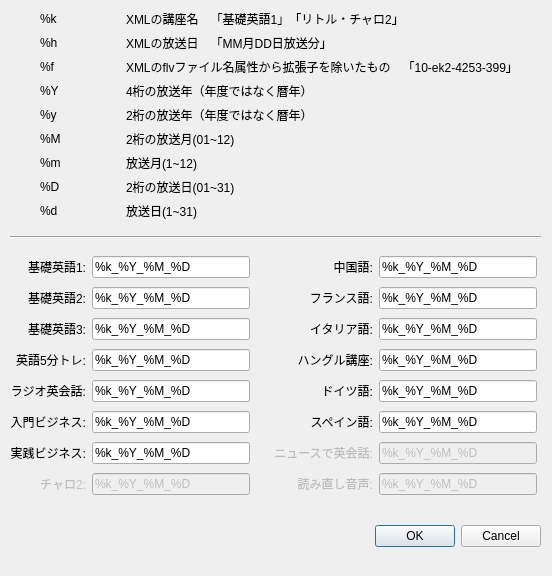
<?xml version="1.0" encoding="UTF-8"?>
<ui version="4.0">
 <class>CustomizeDialogClass</class>
 <widget class="QDialog" name="CustomizeDialogClass">
  <property name="windowModality">
   <enum>Qt::ApplicationModal</enum>
  </property>
  <property name="geometry">
   <rect>
    <x>0</x>
    <y>0</y>
    <width>552</width>
    <height>576</height>
   </rect>
  </property>
  <property name="minimumSize">
   <size>
    <width>552</width>
    <height>576</height>
   </size>
  </property>
  <property name="maximumSize">
   <size>
    <width>552</width>
    <height>576</height>
   </size>
  </property>
  <property name="windowTitle">
   <string>カスタマイズ</string>
  </property>
  <widget class="QDialogButtonBox" name="buttonBox">
   <property name="geometry">
    <rect>
     <x>200</x>
     <y>520</y>
     <width>341</width>
     <height>32</height>
    </rect>
   </property>
   <property name="orientation">
    <enum>Qt::Horizontal</enum>
   </property>
   <property name="standardButtons">
    <set>QDialogButtonBox::Cancel|QDialogButtonBox::Ok</set>
   </property>
  </widget>
  <widget class="QWidget" name="gridLayoutWidget">
   <property name="geometry">
    <rect>
     <x>10</x>
     <y>253</y>
     <width>527</width>
     <height>248</height>
    </rect>
   </property>
   <layout class="QGridLayout" name="gridLayout">
    <item row="0" column="4">
     <widget class="QLineEdit" name="lineEdit_9">
      <property name="text">
       <string>%k_%Y_%M_%D</string>
      </property>
     </widget>
    </item>
    <item row="1" column="4">
     <widget class="QLineEdit" name="lineEdit_10">
      <property name="text">
       <string>%k_%Y_%M_%D</string>
      </property>
     </widget>
    </item>
    <item row="2" column="4">
     <widget class="QLineEdit" name="lineEdit_11">
      <property name="text">
       <string>%k_%Y_%M_%D</string>
      </property>
     </widget>
    </item>
    <item row="3" column="4">
     <widget class="QLineEdit" name="lineEdit_12">
      <property name="text">
       <string>%k_%Y_%M_%D</string>
      </property>
     </widget>
    </item>
    <item row="4" column="4">
     <widget class="QLineEdit" name="lineEdit_13">
      <property name="text">
       <string>%k_%Y_%M_%D</string>
      </property>
     </widget>
    </item>
    <item row="5" column="4">
     <widget class="QLineEdit" name="lineEdit_14">
      <property name="text">
       <string>%k_%Y_%M_%D</string>
      </property>
     </widget>
    </item>
    <item row="6" column="4">
     <widget class="QLineEdit" name="lineEdit_15">
      <property name="enabled">
       <bool>false</bool>
      </property>
      <property name="text">
       <string>%k_%Y_%M_%D</string>
      </property>
     </widget>
    </item>
    <item row="7" column="4">
     <widget class="QLineEdit" name="lineEdit_16">
      <property name="enabled">
       <bool>false</bool>
      </property>
      <property name="text">
       <string>%k_%Y_%M_%D</string>
      </property>
     </widget>
    </item>
    <item row="0" column="3">
     <widget class="QLabel" name="label_9">
      <property name="text">
       <string>中国語:</string>
      </property>
      <property name="alignment">
       <set>Qt::AlignRight|Qt::AlignTrailing|Qt::AlignVCenter</set>
      </property>
     </widget>
    </item>
    <item row="1" column="3">
     <widget class="QLabel" name="label_10">
      <property name="text">
       <string>フランス語:</string>
      </property>
      <property name="alignment">
       <set>Qt::AlignRight|Qt::AlignTrailing|Qt::AlignVCenter</set>
      </property>
     </widget>
    </item>
    <item row="2" column="3">
     <widget class="QLabel" name="label_11">
      <property name="text">
       <string>イタリア語:</string>
      </property>
      <property name="alignment">
       <set>Qt::AlignRight|Qt::AlignTrailing|Qt::AlignVCenter</set>
      </property>
     </widget>
    </item>
    <item row="3" column="3">
     <widget class="QLabel" name="label_12">
      <property name="text">
       <string>ハングル講座:</string>
      </property>
      <property name="alignment">
       <set>Qt::AlignRight|Qt::AlignTrailing|Qt::AlignVCenter</set>
      </property>
     </widget>
    </item>
    <item row="4" column="3">
     <widget class="QLabel" name="label_13">
      <property name="text">
       <string>ドイツ語:</string>
      </property>
      <property name="alignment">
       <set>Qt::AlignRight|Qt::AlignTrailing|Qt::AlignVCenter</set>
      </property>
     </widget>
    </item>
    <item row="5" column="3">
     <widget class="QLabel" name="label_14">
      <property name="text">
       <string>スペイン語:</string>
      </property>
      <property name="alignment">
       <set>Qt::AlignRight|Qt::AlignTrailing|Qt::AlignVCenter</set>
      </property>
     </widget>
    </item>
    <item row="6" column="3">
     <widget class="QLabel" name="label_15">
      <property name="enabled">
       <bool>false</bool>
      </property>
      <property name="text">
       <string>ニュースで英会話:</string>
      </property>
      <property name="alignment">
       <set>Qt::AlignRight|Qt::AlignTrailing|Qt::AlignVCenter</set>
      </property>
     </widget>
    </item>
    <item row="7" column="3">
     <widget class="QLabel" name="label_16">
      <property name="enabled">
       <bool>false</bool>
      </property>
      <property name="text">
       <string>読み直し音声:</string>
      </property>
      <property name="alignment">
       <set>Qt::AlignRight|Qt::AlignTrailing|Qt::AlignVCenter</set>
      </property>
     </widget>
    </item>
    <item row="7" column="0">
     <widget class="QLabel" name="label_8">
      <property name="enabled">
       <bool>false</bool>
      </property>
      <property name="text">
       <string>チャロ2:</string>
      </property>
      <property name="alignment">
       <set>Qt::AlignRight|Qt::AlignTrailing|Qt::AlignVCenter</set>
      </property>
     </widget>
    </item>
    <item row="7" column="1">
     <widget class="QLineEdit" name="lineEdit_8">
      <property name="enabled">
       <bool>false</bool>
      </property>
      <property name="text">
       <string>%k_%Y_%M_%D</string>
      </property>
     </widget>
    </item>
    <item row="6" column="0">
     <widget class="QLabel" name="label_7">
      <property name="text">
       <string>実践ビジネス:</string>
      </property>
      <property name="alignment">
       <set>Qt::AlignRight|Qt::AlignTrailing|Qt::AlignVCenter</set>
      </property>
     </widget>
    </item>
    <item row="6" column="1">
     <widget class="QLineEdit" name="lineEdit_7">
      <property name="text">
       <string>%k_%Y_%M_%D</string>
      </property>
     </widget>
    </item>
    <item row="5" column="0">
     <widget class="QLabel" name="label_6">
      <property name="text">
       <string>入門ビジネス:</string>
      </property>
      <property name="alignment">
       <set>Qt::AlignRight|Qt::AlignTrailing|Qt::AlignVCenter</set>
      </property>
     </widget>
    </item>
    <item row="5" column="1">
     <widget class="QLineEdit" name="lineEdit_6">
      <property name="text">
       <string>%k_%Y_%M_%D</string>
      </property>
     </widget>
    </item>
    <item row="4" column="0">
     <widget class="QLabel" name="label_5">
      <property name="text">
       <string>ラジオ英会話:</string>
      </property>
      <property name="alignment">
       <set>Qt::AlignRight|Qt::AlignTrailing|Qt::AlignVCenter</set>
      </property>
     </widget>
    </item>
    <item row="4" column="1">
     <widget class="QLineEdit" name="lineEdit_5">
      <property name="text">
       <string>%k_%Y_%M_%D</string>
      </property>
     </widget>
    </item>
    <item row="3" column="0">
     <widget class="QLabel" name="label_4">
      <property name="text">
       <string>英語5分トレ:</string>
      </property>
      <property name="alignment">
       <set>Qt::AlignRight|Qt::AlignTrailing|Qt::AlignVCenter</set>
      </property>
     </widget>
    </item>
    <item row="3" column="1">
     <widget class="QLineEdit" name="lineEdit_4">
      <property name="text">
       <string>%k_%Y_%M_%D</string>
      </property>
     </widget>
    </item>
    <item row="2" column="0">
     <widget class="QLabel" name="label_3">
      <property name="text">
       <string>基礎英語3:</string>
      </property>
      <property name="alignment">
       <set>Qt::AlignRight|Qt::AlignTrailing|Qt::AlignVCenter</set>
      </property>
     </widget>
    </item>
    <item row="2" column="1">
     <widget class="QLineEdit" name="lineEdit_3">
      <property name="text">
       <string>%k_%Y_%M_%D</string>
      </property>
     </widget>
    </item>
    <item row="1" column="1">
     <widget class="QLineEdit" name="lineEdit_2">
      <property name="text">
       <string>%k_%Y_%M_%D</string>
      </property>
     </widget>
    </item>
    <item row="1" column="0">
     <widget class="QLabel" name="label_2">
      <property name="text">
       <string>基礎英語2:</string>
      </property>
      <property name="alignment">
       <set>Qt::AlignRight|Qt::AlignTrailing|Qt::AlignVCenter</set>
      </property>
     </widget>
    </item>
    <item row="0" column="1">
     <widget class="QLineEdit" name="lineEdit">
      <property name="toolTip">
       <string/>
      </property>
      <property name="text">
       <string>%k_%Y_%M_%D</string>
      </property>
     </widget>
    </item>
    <item row="0" column="0">
     <widget class="QLabel" name="label">
      <property name="text">
       <string>基礎英語1:</string>
      </property>
      <property name="alignment">
       <set>Qt::AlignRight|Qt::AlignTrailing|Qt::AlignVCenter</set>
      </property>
     </widget>
    </item>
    <item row="3" column="2">
     <widget class="QLabel" name="label_17">
      <property name="text">
       <string>　</string>
      </property>
     </widget>
    </item>
   </layout>
  </widget>
  <widget class="QWidget" name="gridLayoutWidget_2">
   <property name="geometry">
    <rect>
     <x>40</x>
     <y>10</y>
     <width>478</width>
     <height>210</height>
    </rect>
   </property>
   <layout class="QGridLayout" name="gridLayout_2">
    <item row="0" column="0">
     <widget class="QLabel" name="label_18">
      <property name="text">
       <string>%k</string>
      </property>
     </widget>
    </item>
    <item row="0" column="1">
     <widget class="QLabel" name="label_29">
      <property name="text">
       <string>XMLの講座名　「基礎英語1」「リトル・チャロ2」</string>
      </property>
     </widget>
    </item>
    <item row="1" column="0">
     <widget class="QLabel" name="label_19">
      <property name="text">
       <string>%h</string>
      </property>
     </widget>
    </item>
    <item row="1" column="1">
     <widget class="QLabel" name="label_30">
      <property name="text">
       <string>XMLの放送日　「MM月DD日放送分」</string>
      </property>
     </widget>
    </item>
    <item row="2" column="0">
     <widget class="QLabel" name="label_20">
      <property name="text">
       <string>%f</string>
      </property>
     </widget>
    </item>
    <item row="2" column="1">
     <widget class="QLabel" name="label_31">
      <property name="text">
       <string>XMLのflvファイル名属性から拡張子を除いたもの　「10-ek2-4253-399」</string>
      </property>
     </widget>
    </item>
    <item row="3" column="0">
     <widget class="QLabel" name="label_23">
      <property name="text">
       <string>%Y</string>
      </property>
     </widget>
    </item>
    <item row="3" column="1">
     <widget class="QLabel" name="label_34">
      <property name="text">
       <string>4桁の放送年（年度ではなく暦年）</string>
      </property>
     </widget>
    </item>
    <item row="4" column="0">
     <widget class="QLabel" name="label_24">
      <property name="text">
       <string>%y</string>
      </property>
     </widget>
    </item>
    <item row="4" column="1">
     <widget class="QLabel" name="label_35">
      <property name="text">
       <string>2桁の放送年（年度ではなく暦年）</string>
      </property>
     </widget>
    </item>
    <item row="5" column="0">
     <widget class="QLabel" name="label_25">
      <property name="text">
       <string>%M</string>
      </property>
     </widget>
    </item>
    <item row="5" column="1">
     <widget class="QLabel" name="label_36">
      <property name="text">
       <string>2桁の放送月(01~12)</string>
      </property>
     </widget>
    </item>
    <item row="6" column="0">
     <widget class="QLabel" name="label_26">
      <property name="text">
       <string>%m</string>
      </property>
     </widget>
    </item>
    <item row="6" column="1">
     <widget class="QLabel" name="label_37">
      <property name="text">
       <string>放送月(1~12)</string>
      </property>
     </widget>
    </item>
    <item row="7" column="0">
     <widget class="QLabel" name="label_27">
      <property name="text">
       <string>%D</string>
      </property>
     </widget>
    </item>
    <item row="7" column="1">
     <widget class="QLabel" name="label_38">
      <property name="text">
       <string>2桁の放送日(01~31)</string>
      </property>
     </widget>
    </item>
    <item row="8" column="0">
     <widget class="QLabel" name="label_28">
      <property name="text">
       <string>%d</string>
      </property>
     </widget>
    </item>
    <item row="8" column="1">
     <widget class="QLabel" name="label_39">
      <property name="text">
       <string>放送日(1~31)</string>
      </property>
     </widget>
    </item>
   </layout>
  </widget>
  <widget class="Line" name="line">
   <property name="geometry">
    <rect>
     <x>10</x>
     <y>227</y>
     <width>531</width>
     <height>20</height>
    </rect>
   </property>
   <property name="orientation">
    <enum>Qt::Horizontal</enum>
   </property>
  </widget>
 </widget>
 <tabstops>
  <tabstop>lineEdit</tabstop>
  <tabstop>lineEdit_2</tabstop>
  <tabstop>lineEdit_3</tabstop>
  <tabstop>lineEdit_4</tabstop>
  <tabstop>lineEdit_5</tabstop>
  <tabstop>lineEdit_6</tabstop>
  <tabstop>lineEdit_7</tabstop>
  <tabstop>lineEdit_8</tabstop>
  <tabstop>lineEdit_9</tabstop>
  <tabstop>lineEdit_10</tabstop>
  <tabstop>lineEdit_11</tabstop>
  <tabstop>lineEdit_12</tabstop>
  <tabstop>lineEdit_13</tabstop>
  <tabstop>lineEdit_14</tabstop>
  <tabstop>lineEdit_15</tabstop>
  <tabstop>lineEdit_16</tabstop>
  <tabstop>buttonBox</tabstop>
 </tabstops>
 <resources/>
 <connections>
  <connection>
   <sender>buttonBox</sender>
   <signal>accepted()</signal>
   <receiver>CustomizeDialogClass</receiver>
   <slot>accept()</slot>
   <hints>
    <hint type="sourcelabel">
     <x>248</x>
     <y>560</y>
    </hint>
    <hint type="destinationlabel">
     <x>157</x>
     <y>274</y>
    </hint>
   </hints>
  </connection>
  <connection>
   <sender>buttonBox</sender>
   <signal>rejected()</signal>
   <receiver>CustomizeDialogClass</receiver>
   <slot>reject()</slot>
   <hints>
    <hint type="sourcelabel">
     <x>316</x>
     <y>560</y>
    </hint>
    <hint type="destinationlabel">
     <x>286</x>
     <y>274</y>
    </hint>
   </hints>
  </connection>
 </connections>
</ui>
